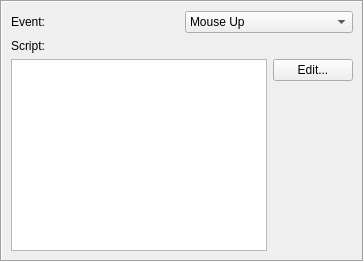
                <widget class="QWidget" name="page_8">
                 <layout class="QVBoxLayout" name="verticalLayout_13">
                  <property name="leftMargin">
                   <number>0</number>
                  </property>
                  <property name="topMargin">
                   <number>0</number>
                  </property>
                  <property name="rightMargin">
                   <number>0</number>
                  </property>
                  <property name="bottomMargin">
                   <number>0</number>
                  </property>
                  <item>
                   <widget class="QFrame" name="frame_2">
                    <property name="frameShape">
                     <enum>QFrame::Box</enum>
                    </property>
                    <property name="frameShadow">
                     <enum>QFrame::Sunken</enum>
                    </property>
                    <layout class="QVBoxLayout" name="verticalLayout_14">
                     <item>
                      <layout class="QHBoxLayout" name="horizontalLayout_10">
                       <item>
                        <widget class="QLabel" name="label_13">
                         <property name="text">
                          <string>Event:</string>
                         </property>
                        </widget>
                       </item>
                       <item>
                        <widget class="QComboBox" name="SelAction">
                         <item>
                          <property name="text">
                           <string>Mouse Up</string>
                          </property>
                         </item>
                         <item>
                          <property name="text">
                           <string>Mouse Down</string>
                          </property>
                         </item>
                         <item>
                          <property name="text">
                           <string>Mouse Enter</string>
                          </property>
                         </item>
                         <item>
                          <property name="text">
                           <string>Mouse Exit</string>
                          </property>
                         </item>
                         <item>
                          <property name="text">
                           <string>On Focus</string>
                          </property>
                         </item>
                         <item>
                          <property name="text">
                           <string>On Blur</string>
                          </property>
                         </item>
                        </widget>
                       </item>
                      </layout>
                     </item>
                     <item>
                      <widget class="QLabel" name="label_14">
                       <property name="text">
                        <string>Script:</string>
                       </property>
                      </widget>
                     </item>
                     <item>
                      <layout class="QHBoxLayout" name="horizontalLayout_11">
                       <item>
                        <widget class="QTextEdit" name="EditJava">
                         <property name="minimumSize">
                          <size>
                           <width>0</width>
                           <height>50</height>
                          </size>
                         </property>
                         <property name="autoFillBackground">
                          <bool>true</bool>
                         </property>
                         <property name="readOnly">
                          <bool>true</bool>
                         </property>
                        </widget>
                       </item>
                       <item alignment="Qt::AlignTop">
                        <widget class="QPushButton" name="EditJ">
                         <property name="text">
                          <string>Edit...</string>
                         </property>
                        </widget>
                       </item>
                      </layout>
                     </item>
                    </layout>
                   </widget>
                  </item>
                 </layout>
                </widget>
